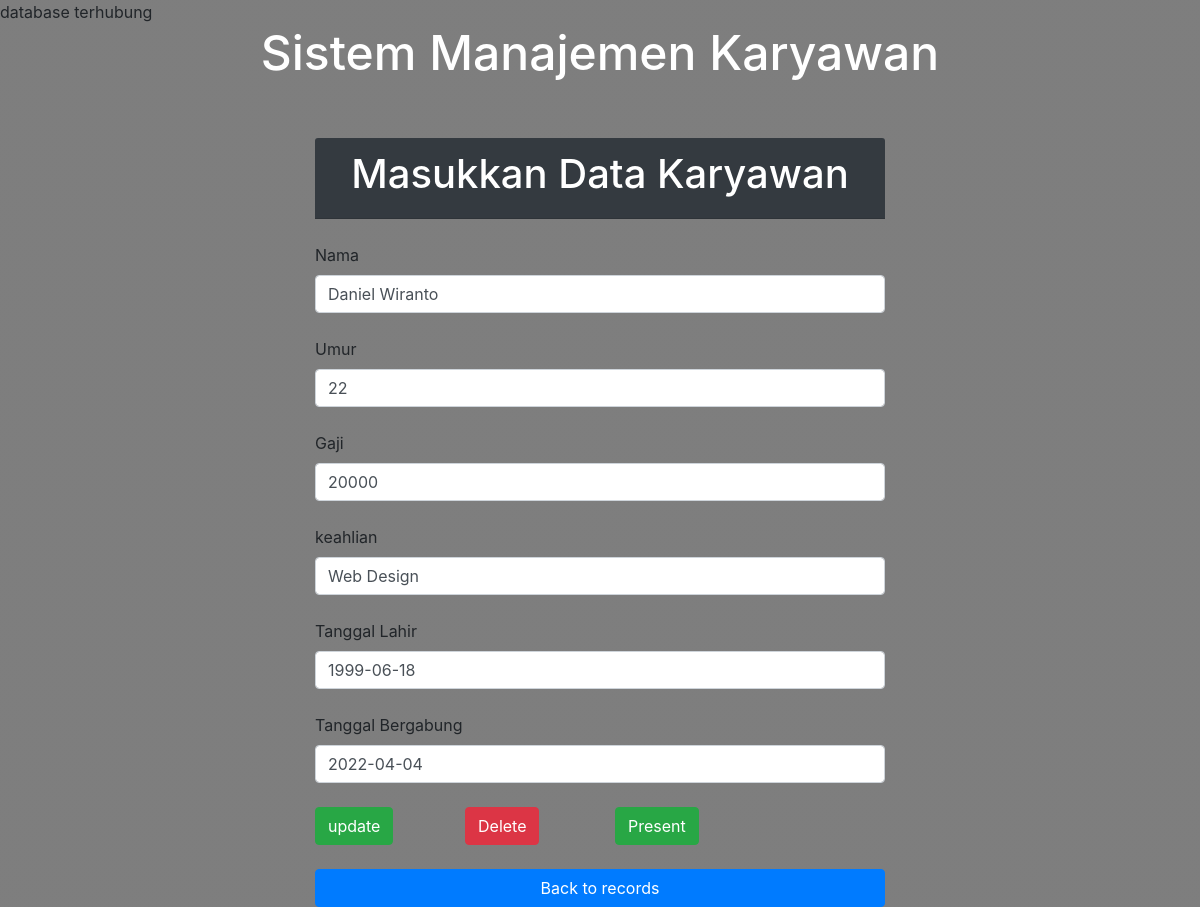
Screenshot of /update.php?no=1 (signed in) with the database file from the repository.
### tables this page shows
CREATE TABLE `employee` (
  `no` int(10) NOT NULL,
  `name` varchar(50) NOT NULL,
  `age` int(20) NOT NULL,
  `salary` int(20) NOT NULL,
  `date_of_birth` date NOT NULL,
  `date_of_join` date NOT NULL,
  `keahlian` varchar(50) NOT NULL
);

### update.php (the view, shortened to what this page needs)
<?php
include 'conn.php';
$no = $_GET['no'];
$q="select * from employee where no = $no";
$query = mysqli_query($conn,$q);
$res=mysqli_fetch_array($query);
?>
<!DOCTYPE html>
<html>
<head>
<link href="https://stackpath.bootstrapcdn.com/bootstrap/4.1.1/css/bootstrap.min.css" rel="stylesheet">
</head>
<body>
<br>
<div>
<h2 class="text-white"><center><font size="10">Sistem Manajemen Karyawan</font></center></h2>
</div><br>
<div class="col-lg-6 m-auto">
	<form method="post">
		<br><div>
			<div class="card-header bg-dark">
				<h1 class="text-white text-center">Masukkan Data Karyawan</h1>
			</div><br>
			<label>Nama</label>
			<input type="text" name="name" class="form-control" value="<?php echo $res['name']; ?>" required><br>
			<label>Umur</label>
			<input type="text" name="age" class="form-control" value="<?php echo $res['age']; ?>" required pattern="[0-9]{1,15}"
        title="this field accepts only numbers"><br>
			<label>Gaji</label>
			<input type="text" name="salary" class="form-control" value="<?php echo $res['salary']; ?>" required pattern="[0-9]{1,15}"
        title="this field accepts only numbers"><br>
			<label>keahlian</label>
			<input type="text" name="keahlian" class="form-control" value="<?php echo $res['keahlian']; ?>" required><br>
            <label>Tanggal Lahir</label>
			<input type="text" name="dob" class="form-control"
			value="<?php echo $res['date_of_birth']; ?>" placeholder="date-month-year" required><br>
			<label>Tanggal Bergabung</label>
			<input type="text" name="doj" class="form-control" value="<?php echo $res['date_of_join']; ?>" placeholder="date-month-year" required><br>
			<div class="row">
				<div class="col-md-3"><button class="btn btn-success" name="done">update</button></div>
			    <div class="col-md-3"><input type="button" class="btn btn-danger" name="delete" value="Delete" onclick="deleteme(<?php $_SESSION['no'] = $no; ?>)"></div>
			    <div class="col-md-3"><button class="btn btn-success" name="view">Present</button></div>
		    </div><br>
		    <a href="display.php"><input type="button" name="" value="Back to records" class="btn btn-primary col-lg-12"></a>
		</div>
	</form>
</div>
</body>
</html>

### update.php (style rules this page uses)
body { background-image:linear-gradient(rgba(71,71,71,0.7),rgba(71,71,71,0.7)),url(https://lingkunganhidup.jakarta.go.id/jakartaberketahanan/wp-content/uploads/2020/06/01fa8d29-1334-4616-bc0e-7786872d59a5_169.jpeg); background-size: cover; background-position: center; height: 100vh; }

### rows the page displays
employee: name "Daniel Wiranto", age "22", salary "20000", keahlian "Web Design", dob "1999-06-18", doj "2022-04-04"
